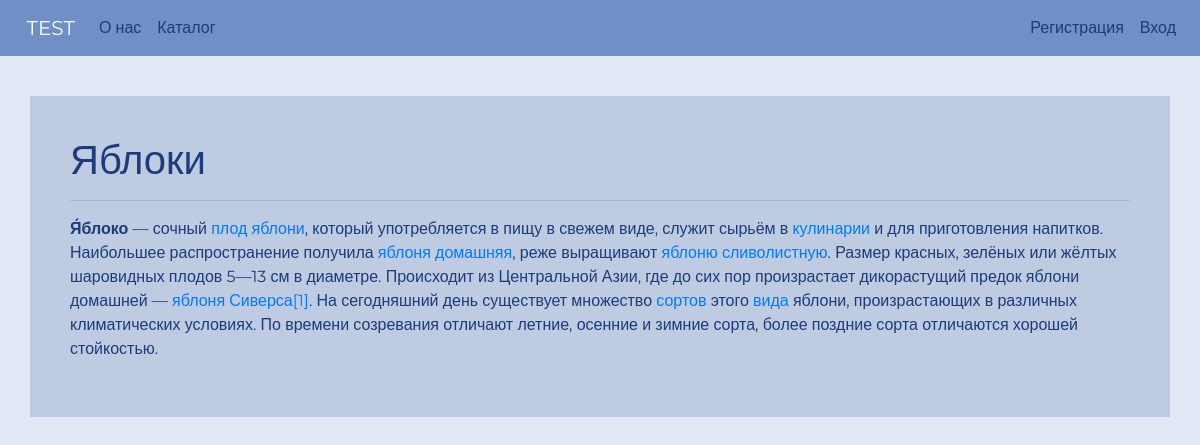
/Фрукты/Яблоки/, run on the app's committed database.
### database_setup.py (models this page shows, shortened)
class Items(Base):
    __tablename__ = 'items'
    id = Column(Integer, autoincrement=True, primary_key=True)
    name = Column(String(250), nullable=False)
    detail = Column(String(500))
    category = Column(String(100))
    category_id = Column(Integer, ForeignKey('categories.id'))
    creation_time = Column(DateTime, default=datetime.datetime.now)
    modification_time = Column(DateTime, onupdate=datetime.datetime.now)
    user_id = Column(Integer, ForeignKey('users.id'), nullable=False)

### app.py (the view)
@app.route("/<string:category>/<string:name>/")
def item(name, category):
    singleitem = db.session.query(Items).filter(Items.name == name)
    return render_template('item.html', singleitem=singleitem)

### templates/item.html (shortened to what this page needs)
{% extends 'layout.html' %}
{% block body %}
    {% for entry in singleitem %}
        <h1>{{ entry.name }}</h1>
        <hr>
        <div>
            {{ entry.detail | safe }}
        </div>
    {% endfor %}
{% endblock body %}

### static/styles/app.css (style rules this page uses)
body { background-color: #e1e9f7; color: #1c3c7c; font-family: 'Montserrat', sans-serif; }

### data on the page
Items: name "Яблоки", detail "Я́блоко — сочный плод яблони , который употребляется в пищу в свежем виде, служит сырьём в кулинарии и для приготовления напитков. Наибольшее распространение получила яблоня домашняя , реже выращивают яблоню сливолистную . Размер красных, зелёных или жёлтых шаровидных плодов 5—13 см в диаметре. Происходит из Центральной Азии, где до сих пор произрастает дикорастущий предок яблони домашней — яблоня Сиверса [1] . На сегодняшний день существует множество сортов этого вида яблони, произрастающих в различных климатических условиях. По времени созревания отличают летние, осенние и зимние сорта, более поздние сорта отличаются хорошей стойкостью."
